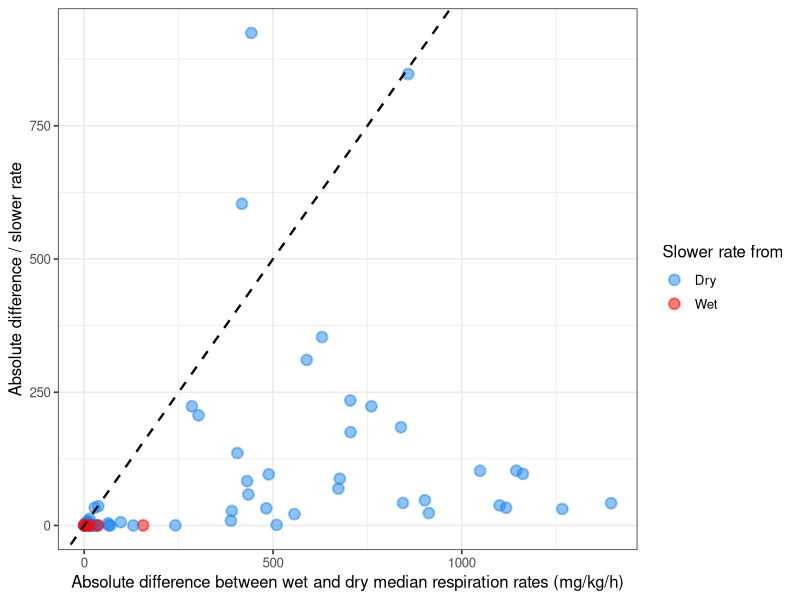
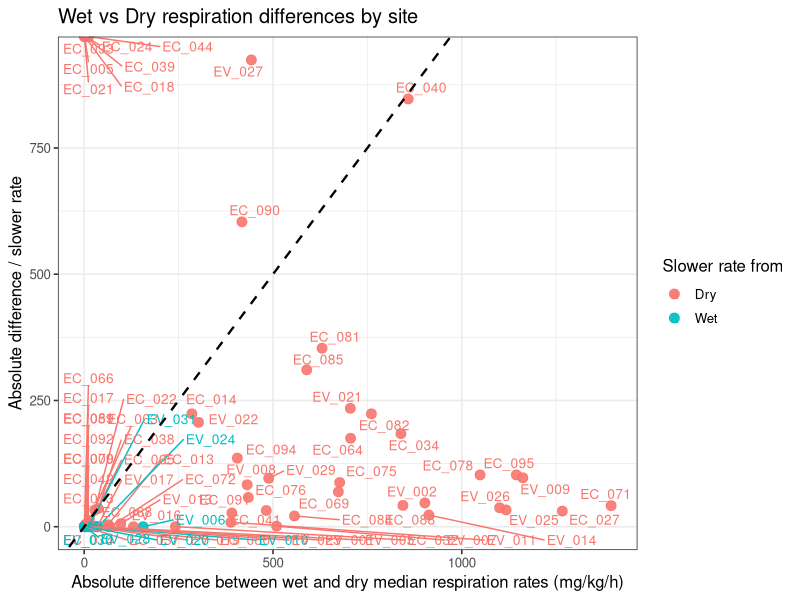

Reproduce these figures in R, in order.
# This script makes scatterplot figures for ECA physical manuscript
library(tidyverse); library(ggpubr)
rm(list=ls()); graphics.off()

# Functions ---------------------------------------------------------------
# Transformation for normalization is cube root - have to cube root then add sign back to value to make it positive or negative
cube_root <- function(x) sign(x) * (abs(x))^(1/3)

## Read in/Merge Data for Histograms -------------------------------------
# Individual Rate data for histograms ####
data = read.csv("Data/EC_Sediment_Sample_Data_Summary.csv", skip = 2) %>%
  filter(grepl("EC", Sample_Name)) %>%
  filter(!grepl("EC_011|EC_012|EC_023|EC_052|EC_053|EC_057", Sample_Name)) %>%  
  select(-c(Field_Name, IGSN, Material)) %>%
  select(Sample_Name, Median_Respiration_Rate_mg_DO_per_kg_per_H)
  

ev_data = read.csv("Data/WHONDRS_EV_Data_Package/Sample_Data/WHONDRS_EV_Sediment_Sample_Data_Summary.csv", skip = 2) %>%
  filter(grepl("EV", Sample_Name)) %>%
  select(-c(Field_Name, IGSN, Material)) %>%
  select(Sample_Name, Median_Respiration_Rate_mg_DO_per_kg_per_H)
  

all_data = rbind(data, ev_data) 

resp <- all_data %>%
  mutate(
    rate_mgkg_h = as.numeric(Median_Respiration_Rate_mg_DO_per_kg_per_H),
    treatment = str_extract(Sample_Name, "(?<=-)[WD]$"),
    site = str_remove(Sample_Name, "-[WD]$")
  ) %>%
  filter(!is.na(site), !is.na(treatment), !is.na(rate_mgkg_h))

# --- pair wet and dry samples by site ---
paired <- resp %>%
  select(site, treatment, rate_mgkg_h) %>%
  pivot_wider(
    names_from = treatment,
    values_from = rate_mgkg_h
  ) %>%
  filter(!is.na(W), !is.na(D)) %>%
  mutate(
    abs_diff = abs(W - D),
    slower_rate = pmin(abs(W),abs(D)),
    
    slower_treatment = case_when(
      abs(D) < abs(W) ~ "Dry",
      abs(W) < abs(D) ~ "Wet",
      TRUE ~ "Tie"
    ),
    
    rel_diff = abs_diff / (slower_rate)
  ) %>%
  filter(slower_treatment != "Tie")

paired2 = paired %>%
  filter(D< 0)
# --- plot ---
ggplot(paired2, aes(x = abs_diff, y = rel_diff, color = slower_treatment)) +
  geom_point(size = 3, alpha = 0.5, stroke = 1) +  geom_abline(slope = 1, intercept = 0, linetype = "dashed", linewidth = 0.8) +
  labs(
    x = "Absolute difference between wet and dry median respiration rates (mg/kg/h)",
    y = "Absolute difference / slower rate",
    color = "Slower rate from"
  ) +
  scale_color_manual(values = c("Wet" = "red", "Dry" = "dodgerblue2")) +
  theme_bw(base_size = 12)


library(ggrepel)

ggplot(paired, aes(x = abs_diff, y = rel_diff, color = slower_treatment, label = site)) +
  geom_point(size = 3, alpha = 0.9) +
  geom_text_repel(size = 3.5, max.overlaps = Inf) +
  geom_abline(slope = 1, intercept = 0, linetype = "dashed", linewidth = 0.8) +
  labs(
    x = "Absolute difference between wet and dry median respiration rates (mg/kg/h)",
    y = "Absolute difference / slower rate",
    color = "Slower rate from",
    title = "Wet vs Dry respiration differences by site"
  ) +
  theme_bw(base_size = 12)
